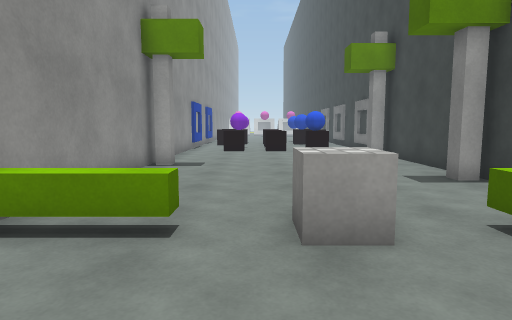
view 1 (above)

16 first-person views from a walk through a Unity game level. The camera is 1.3 m above the floor, tilts 6° down and sees 75° across. The floor is counted in squares, 1 m on a side. Each view is taken from the middle of a square. On the plan, view 1 faces up. The plan holds only what a view shows up to about 14 squares ahead; the rest is blank. The place goes on beyond the plan. The player character is not drawn. Surface patterns are stand-ins for the level's own textures.

view 2
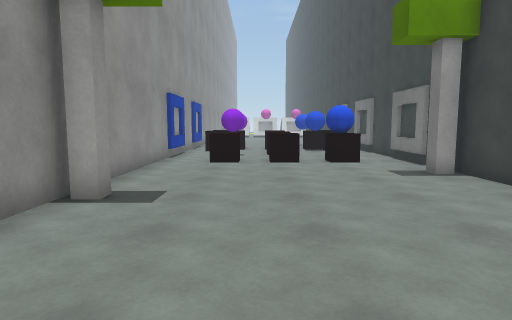

view 3
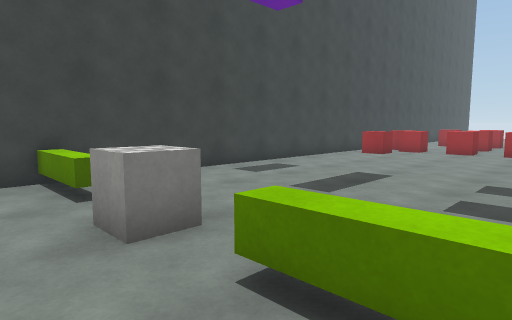

view 4
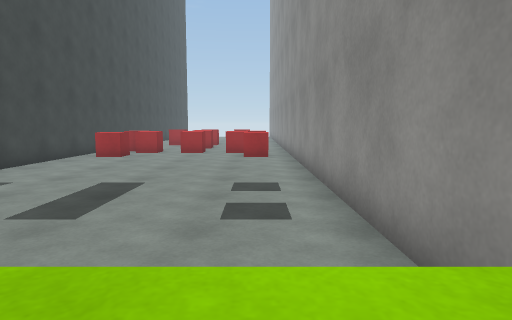

view 5
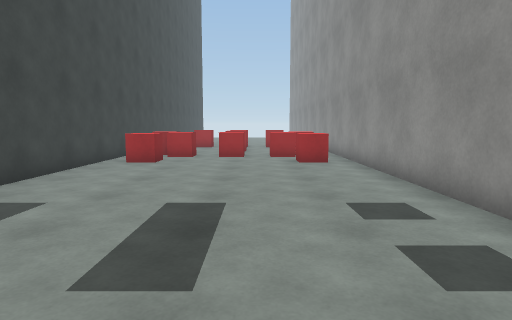

view 6
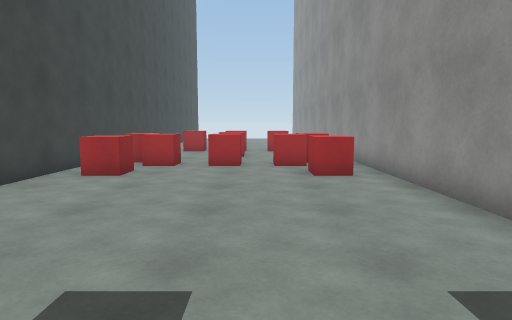

view 7
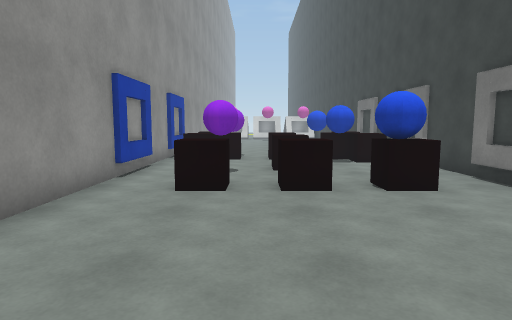

view 8
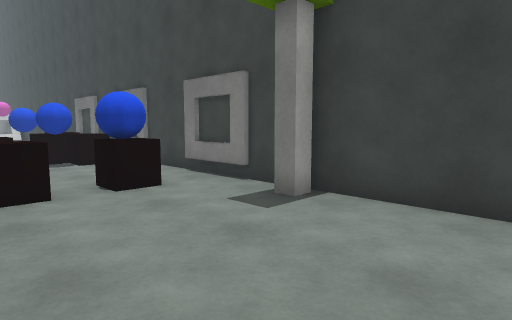

view 9
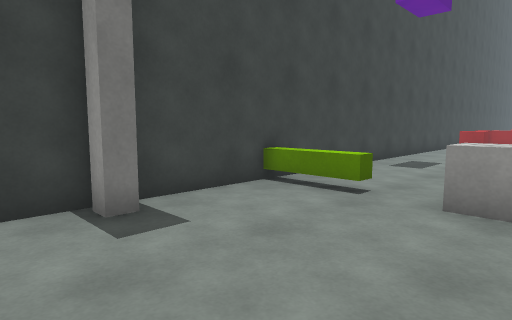

view 10
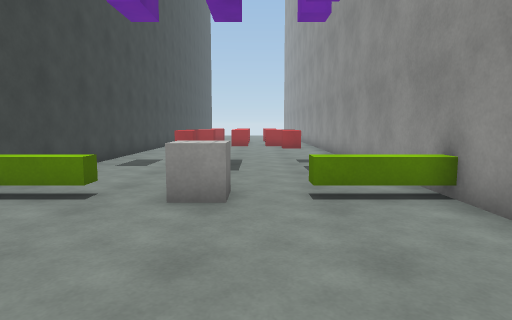

view 11
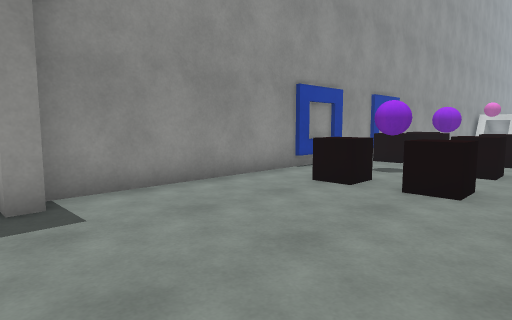

view 12
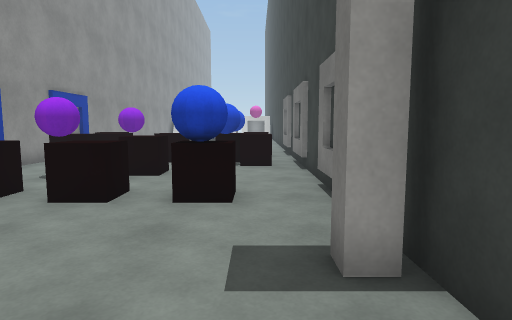

view 13
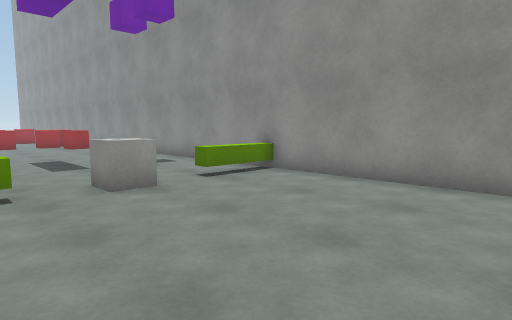

view 14
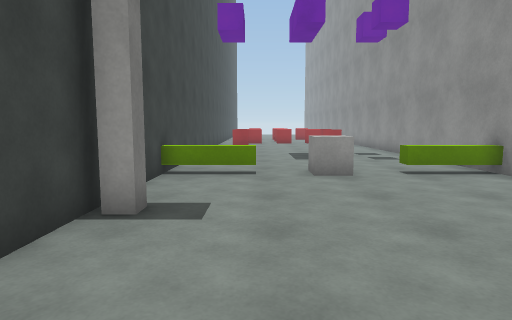

view 15
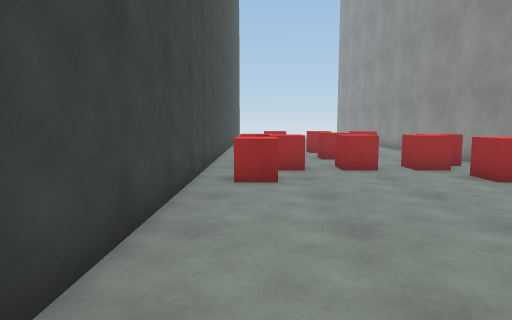

view 16
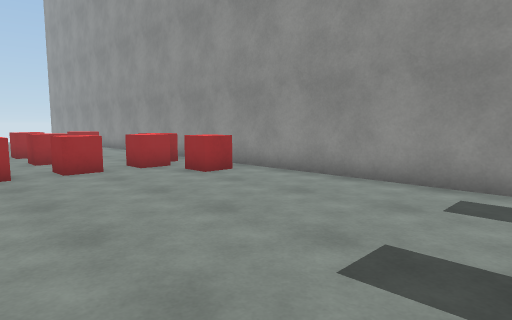

### Floor plan
Points are (right, up) in squares from view 1. A wall is a line through its corners. A room is listed if a view was taken in it or the views show most of it. See-through windows are left out.
Room 1 (views 1, 2, 3, 4, 5, 6, 7, 8, 9, 10, 11, 12, 13, 14, 15, 16)
walls: (5.4, 7.7) (4.8, 7.7) (4.8, 8.2) (5.2, 8.2); (-2.7, 11.4) (-2.7, 10.7) (-3.2, 10.7); (5.4, 13.7) (4.8, 13.7) (4.8, 14.2); (-3.5, 18.2) (-3.5, -10.5); (5.5, 18.4) (5.5, 20.5); (-3.5, 21.5) (-3.5, 20.9); (5.5, -10.5) (5.5, 15.5)
low walls: (3, 3.6) (3, 4.2) (5.5, 4.2); (-3.6, 4.2) (-1, 4.2) (-1, 3.7) (-3, 3.7)
objects: other object (-4, 19) to (-4, 20); red cube (-2, -11) to (-1, -11); red cube (-2, -9); black cube (-2, 21); black cube (-1, 17); purple ball (-1, 19) to (-1, 20); red cube (1, -11); cube (1, 4); black cube (1, 17); black cube (1, 20); blue ball (2, 17); red cube (3, -11) to (4, -11); black cube (3, 17); red cube (4, -9); black cube (4, 21); other object (6, 16); other object (6, 18)

Where each view was taken, in squares from view 1:
view 1: 0 up, 0 right, facing up
view 2: 5 up, 0 right, facing up
view 3: 6 up, 3 left, facing down-right
view 4: 5 up, 2 left, facing down
view 5: 3 up, 0 right, facing down
view 6: 0 up, 0 right, facing down
view 7: 10 up, 0 right, facing up
view 8: 10 up, 0 right, facing up-right
view 9: 10 up, 0 right, facing down-right
view 10: 10 up, 0 right, facing down
view 11: 10 up, 3 right, facing up-left
view 12: 11 up, 4 right, facing up
view 13: 11 up, 4 right, facing down-left
view 14: 13 up, 3 right, facing down
view 15: 1 down, 4 right, facing down
view 16: 1 down, 4 right, facing down-left
